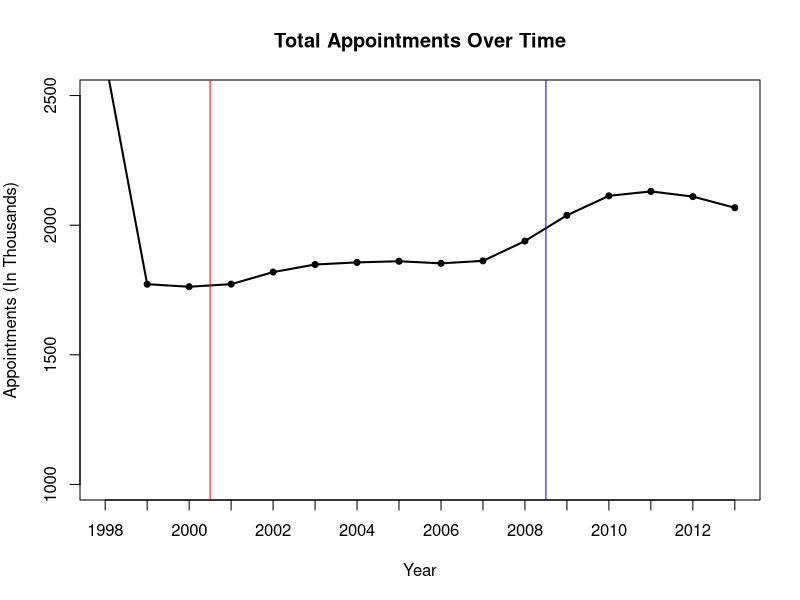
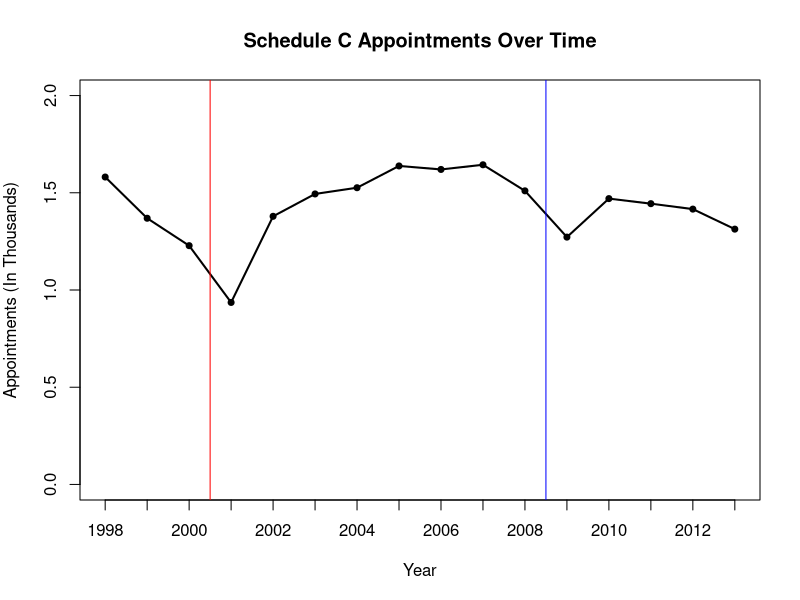
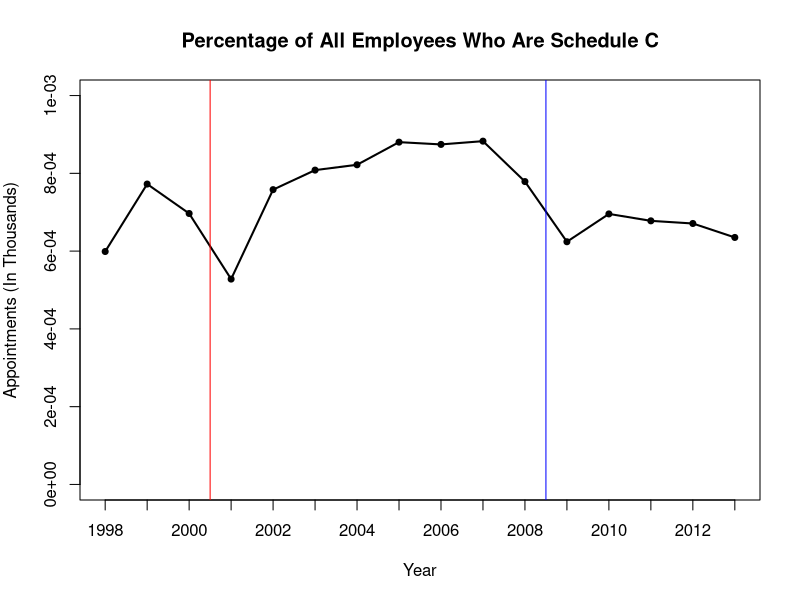
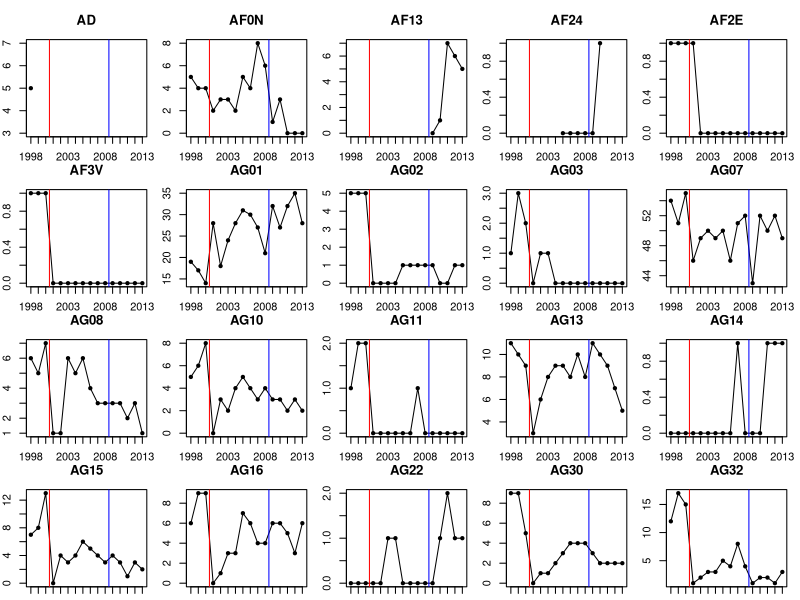
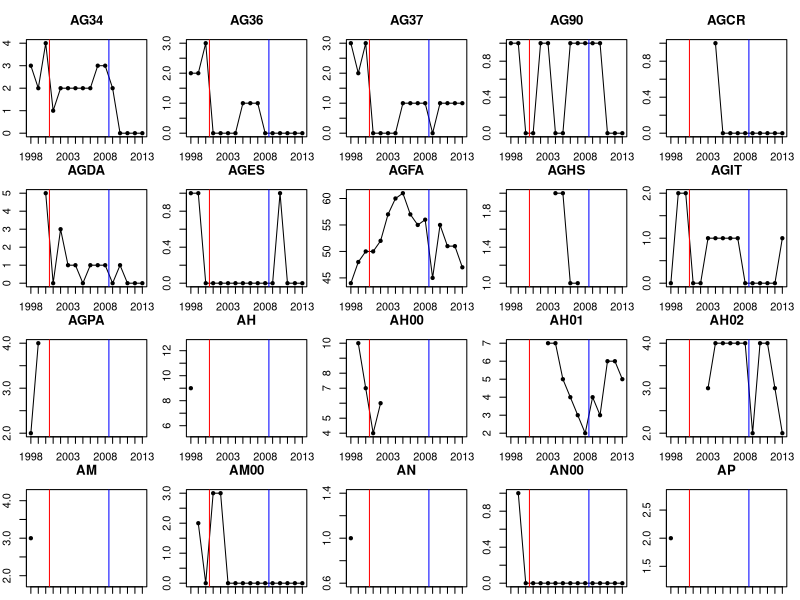
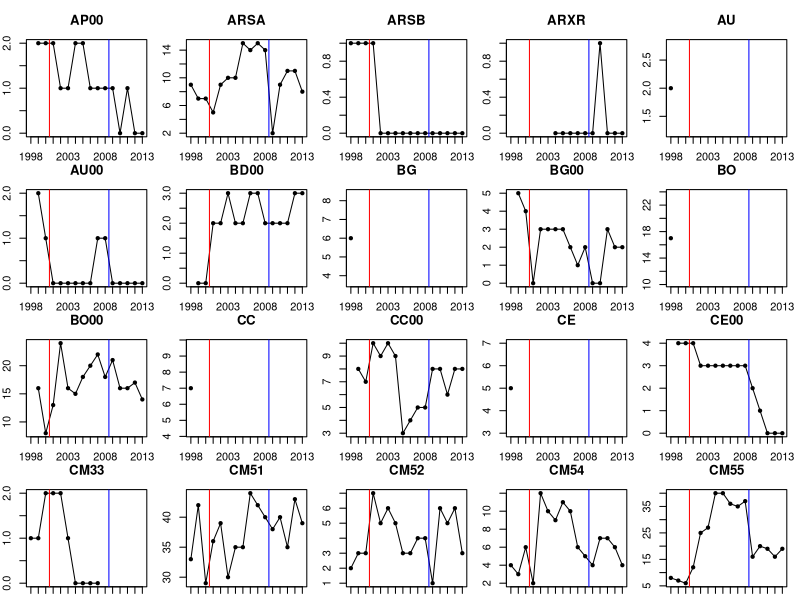
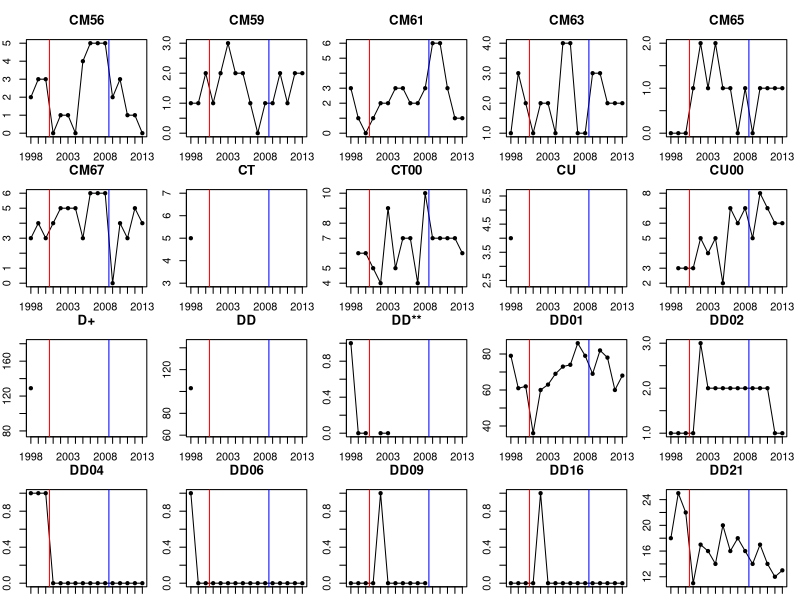
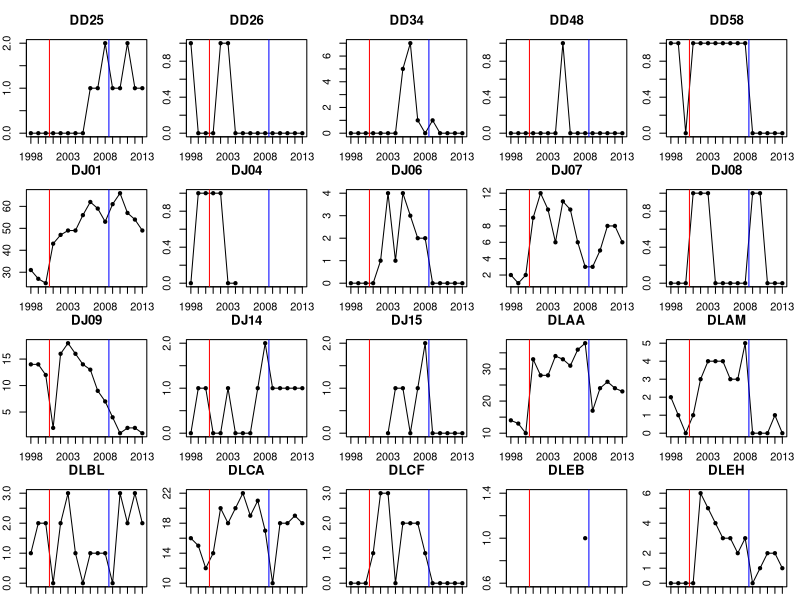

These figures' R source, in order: (Note: this script raises an error after producing the figures.)
setwd("C:/Users/emily m/Documents/GitHub/TYP")
##Data

subber<-function(i, data, dupl=dupl){
  x<-data[dupl]
  y<-sub(x=x[i], pattern="^[A-Z]{2}-",replacement=paste(substr(x, 1,2)[i], "00", "-", sep=""))
  return(y)
}

##################################September 2013#####################
Sept13<-read.csv("Sept2013Apts.csv", stringsAsFactors=FALSE)
names13<-c("Agency", "CS.Career13", "CD.CareerCond13", "P.ES.SCA13", "P.ES.SCB13", "P.ES.SCD13", 
         "ES.Exec13", "ES.Other13", "SES.Career13", "SES.NonCareer13", "P.Unspec13", 
         "Total.Permanent13", "NP.CS13", "NP.ES.SCA13", "NP.ES.SCB13", "NP.ES.SCC13",
         "NP.ES.SCD13", "NP.ES.Exec13", "NP.ES.Other13", "NP.SES.LimTerm13", "NP.SES.LimEmerg13", 
         "Total.NonPermanent13", "Unspecified13", "Total.Appts13")

colnames(Sept13)<-names13

stringlist<-  strsplit(Sept13$Agency, "-")

##Get first part for ID
abbrlist<-character(length(stringlist))

for(i in 1:nrow(Sept13)){
  abbrlist[i]<-stringlist[[i]][1]
}

Sept13$id<-abbrlist

##################################September 2012####################################
Sept12<-read.csv("Sept2012Apts..csv", stringsAsFactors=FALSE)

names12<-c("Agency", "CS.Career12", "CD.CareerCond12", "P.ES.SCA12", "P.ES.SCB12", "P.ES.SCD12", 
           "ES.Exec12", "ES.Other12", "SES.Career12", "SES.NonCareer12", "P.Unspec12", 
           "Total.Permanent12", "NP.CS12", "NP.ES.SCA12", "NP.ES.SCB12", "NP.ES.SCC12",
           "NP.ES.SCD12", "NP.ES.Exec12", "NP.ES.Other12", "NP.SES.LimTerm12", "NP.SES.LimEmerg12", 
           "Total.NonPermanent12", "Unspecified12", "Total.Appts12")
colnames(Sept12)<-names12

stringlist<-  strsplit(Sept12$Agency, "-")

##Get first part for ID
abbrlist<-character(length(stringlist))

for(i in 1:nrow(Sept12)){
  abbrlist[i]<-stringlist[[i]][1]
}

Sept12$id<-abbrlist

##################################September 2011####################
Sept11<-read.csv("Sept2011Apts.csv", stringsAsFactors=FALSE)

names11<-c("Agency", "CS.Career11", "CD.CareerCond11", "P.ES.SCA11", "P.ES.SCB11", "ES.Exec11", 
           "ES.Other11", "SES.Career11", "SES.NonCareer11", "P.Unspec11", "Total.Permanent11", 
           "NP.CS11", "NP.ES.SCA11", "NP.ES.SCB11", "NP.ES.SCC11", "NP.ES.Exec11", "NP.ES.Other11",
           "NP.SES.LimTerm11", "NP.SES.LimEmerg11", "Total.NonPermanent11", "Unspecified11", 
           "Total.Appts11")

colnames(Sept11)<-names11

stringlist<-  strsplit(Sept11$Agency, "-")

##Get first part for ID
abbrlist<-character(length(stringlist))

for(i in 1:nrow(Sept11)){
  abbrlist[i]<-stringlist[[i]][1]
}

Sept11$id<-abbrlist
##################################September 2010######################
Sept10<-read.csv("Sept2010Apts.csv", stringsAsFactors=FALSE)

names10<-c("Agency", "CS.Career10", "CD.CareerCond10", "P.ES.SCA10", "P.ES.SCB10", "ES.Exec10", 
           "ES.Other10", "SES.Career10", "SES.NonCareer10", "P.Unspec10", "Total.Permanent10", 
           "NP.CS10", "NP.ES.SCA10", "NP.ES.SCB10", "NP.ES.SCC10", "NP.ES.Exec10", "NP.ES.Other10",
           "NP.SES.LimTerm10", "NP.SES.LimEmerg10", "Total.NonPermanent10", "Unspecified10", 
           "Total.Appts10")

colnames(Sept10)<-names10

stringlist<-  strsplit(Sept10$Agency, "-")

##Get first part for ID
abbrlist<-character(length(stringlist))

for(i in 1:nrow(Sept10)){
  abbrlist[i]<-stringlist[[i]][1]
}

Sept10$id<-abbrlist

##################################September 2009########################################
Sept09<-read.csv("Sept2009Apts.csv", stringsAsFactors=FALSE)

names09<-c("Agency", "CS.Career09", "CD.CareerCond09", "P.ES.SCA09", "P.ES.SCB09", "ES.Exec09", 
           "ES.Other09", "SES.Career09", "SES.NonCareer09", "P.Unspec09", "Total.Permanent09", 
           "NP.CS09", "NP.ES.SCA09", "NP.ES.SCB09", "NP.ES.SCC09", "NP.ES.Exec09", "NP.ES.Other09",
           "NP.SES.LimTerm09", "NP.SES.LimEmerg09", "Total.NonPermanent09", "Unspecified09", 
           "Total.Appts09")

colnames(Sept09)<-names09

stringlist<-  strsplit(Sept09$Agency, "-")

##Get first part for ID
abbrlist<-character(length(stringlist))

for(i in 1:nrow(Sept09)){
  abbrlist[i]<-stringlist[[i]][1]
}

Sept09$id<-abbrlist

##################################September 2008########################################
Sept08<-read.csv("Sept2008Apts.csv", stringsAsFactors=FALSE)

names08<-c("Agency", "CS.Career08", "CD.CareerCond08", "P.ES.SCA08", "P.ES.SCB08", "ES.Exec08", 
           "ES.Other08", "SES.Career08", "SES.NonCareer08", "P.Unspec08", "Total.Permanent08", 
           "NP.CS08", "NP.ES.SCA08", "NP.ES.SCB08", "NP.ES.SCC08", "NP.ES.Exec08", "NP.ES.Other08",
           "NP.SES.LimTerm08", "NP.SES.LimEmerg08", "Total.NonPermanent08", "Unspecified08", 
           "Total.Appts08")

colnames(Sept08)<-names08

stringlist<-  strsplit(Sept08$Agency, "-")

##Get first part for ID
abbrlist<-character(length(stringlist))

for(i in 1:nrow(Sept08)){
  abbrlist[i]<-stringlist[[i]][1]
}

Sept08$id<-abbrlist

##################################September 2007########################################
Sept07<-read.csv("Sept2007Apts.csv", stringsAsFactors=FALSE)

names07<-c("Agency", "CS.Career07", "CD.CareerCond07", "P.ES.SCA07", "P.ES.SCB07", "ES.Exec07", 
           "ES.Other07", "SES.Career07", "SES.NonCareer07", "P.Unspec07", "Total.Permanent07", 
           "NP.CS07", "NP.ES.SCA07", "NP.ES.SCB07", "NP.ES.SCC07", "NP.ES.Exec07", "NP.ES.Other07",
           "NP.SES.LimTerm07", "NP.SES.LimEmerg07", "Total.NonPermanent07", "Unspecified07", 
           "Total.Appts07")

colnames(Sept07)<-names07

stringlist<-  strsplit(Sept07$Agency, "-")

##Get first part for ID
abbrlist<-character(length(stringlist))

for(i in 1:nrow(Sept07)){
  abbrlist[i]<-stringlist[[i]][1]
}

Sept07$id<-abbrlist

##################################September 2006########################################
Sept06<-read.csv("Sept2006Apts.csv", stringsAsFactors=FALSE)

names06<-c("Agency", "CS.Career06", "CD.CareerCond06", "P.ES.SCA06", "P.ES.SCB06", "ES.Exec06", 
           "ES.Other06", "SES.Career06", "SES.NonCareer06", "P.Unspec06", "Total.Permanent06", 
           "NP.CS06", "NP.ES.SCA06", "NP.ES.SCB06", "NP.ES.SCC06", "NP.ES.Exec06", "NP.ES.Other06",
           "NP.SES.LimTerm06", "NP.SES.LimEmerg06", "Total.NonPermanent06", "Unspecified06", 
           "Total.Appts06")

colnames(Sept06)<-names06

stringlist<-  strsplit(Sept06$Agency, "-")

##Get first part for ID
abbrlist<-character(length(stringlist))

for(i in 1:nrow(Sept06)){
  abbrlist[i]<-stringlist[[i]][1]
}

Sept06$id<-abbrlist

##################################September 2005########################################
Sept05<-read.csv("Sept2005Apts.csv", stringsAsFactors=FALSE)

names05<-c("Agency", "CS.Career05", "CD.CareerCond05", "P.ES.SCA05", "P.ES.SCB05", "ES.Exec05", 
           "ES.Other05", "SES.Career05", "SES.NonCareer05", "P.Unspec05", "Total.Permanent05", 
           "NP.CS05", "NP.ES.SCA05", "NP.ES.SCB05", "NP.ES.SCC05", "NP.ES.Exec05", "NP.ES.Other05",
           "NP.SES.LimTerm05", "NP.SES.LimEmerg05", "Total.NonPermanent05", "Unspecified05", 
           "Total.Appts05")

colnames(Sept05)<-names05

stringlist<-  strsplit(Sept05$Agency, "-")

##Get first part for ID
abbrlist<-character(length(stringlist))

for(i in 1:nrow(Sept05)){
  abbrlist[i]<-stringlist[[i]][1]
}

Sept05$id<-abbrlist

##################################September 2004########################################
Sept04<-read.csv("Sept2004Apts.csv", stringsAsFactors=FALSE)

names04<-c("Agency", "CS.Career04", "CD.CareerCond04", "P.ES.SCA04", "P.ES.SCB04", "ES.Exec04", 
           "ES.Other04", "SES.Career04", "SES.NonCareer04", "P.Unspec04", "Total.Permanent04", 
           "NP.CS04", "NP.ES.SCA04", "NP.ES.SCB04", "NP.ES.SCC04", "NP.ES.Exec04", "NP.ES.Other04",
           "NP.SES.LimTerm04", "NP.SES.LimEmerg04", "Total.NonPermanent04", "Unspecified04", 
           "Total.Appts04")

colnames(Sept04)<-names04

stringlist<-  strsplit(Sept04$Agency, "-")

##Get first part for ID
abbrlist<-character(length(stringlist))

for(i in 1:nrow(Sept04)){
  abbrlist[i]<-stringlist[[i]][1]
}

Sept04$id<-abbrlist

##################################September 2003########################################
Sept03<-read.csv("Sept2003Apts2.csv", stringsAsFactors=FALSE)
Sept03<-Sept03[,-1]
names03<-c("Agency", "CS.Career03", "CD.CareerCond03", "P.ES.SCA03", "P.ES.SCB03", "ES.Exec03", 
           "ES.Other03", "SES.Career03", "SES.NonCareer03", "P.Unspec03", "Total.Permanent03", 
           "NP.CS03", "NP.ES.SCA03", "NP.ES.SCB03", "NP.ES.SCC03", "NP.ES.Exec03", "NP.ES.Other03",
           "NP.SES.LimTerm03", "NP.SES.LimEmerg03", "Total.NonPermanent03", "Unspecified03", 
           "Total.Appts03")

colnames(Sept03)<-names03

stringlist<-  strsplit(Sept03$Agency, "-")

##Get first part for ID
abbrlist<-character(length(stringlist))

for(i in 1:nrow(Sept03)){
  abbrlist[i]<-stringlist[[i]][1]
}

Sept03$id<-abbrlist

##################################September 2002########################################
Sept02<-read.csv("Sept2002Apts.csv", stringsAsFactors=FALSE)

names02<-c("Agency", "CS.Career02", "CD.CareerCond02", "P.ES.SCA02", "P.ES.SCB02", "ES.Exec02", 
           "ES.Other02", "SES.Career02", "SES.NonCareer02", "P.Unspec02", "Total.Permanent02", 
           "NP.CS02", "NP.ES.SCA02", "NP.ES.SCB02", "NP.ES.SCC02", "NP.ES.Exec02", "NP.ES.Other02",
           "NP.SES.LimTerm02", "NP.SES.LimEmerg02", "Total.NonPermanent02", "Unspecified02", 
           "Total.Appts02")

colnames(Sept02)<-names02

dupl<-grep("^[A-Z]{2}-", Sept02$Agency)

renames<-unlist(lapply(1:length(dupl), FUN=subber, Sept02$Agency, dupl))

Sept02$Agency[dupl]<-renames

stringlist<-  strsplit(Sept02$Agency, "-")

##Get first part for ID
abbrlist<-character(length(stringlist))

for(i in 1:nrow(Sept02)){
  abbrlist[i]<-stringlist[[i]][1]
}

Sept02$id<-abbrlist

##################################September 2001########################################
Sept01<-read.csv("Sept2001Apts.csv", stringsAsFactors=FALSE)

names01<-c("Agency", "CS.Career01", "CD.CareerCond01", "P.ES.SCA01", "P.ES.SCB01", "ES.Exec01", 
           "ES.Other01", "SES.Career01", "SES.NonCareer01", "P.Unspec01", "Total.Permanent01", 
           "NP.CS01", "NP.ES.SCA01", "NP.ES.SCB01", "NP.ES.SCC01", "NP.ES.Exec01", "NP.ES.Other01",
           "NP.SES.LimTerm01", "NP.SES.LimEmerg01", "Total.NonPermanent01", "Unspecified01", 
           "Total.Appts01")

colnames(Sept01)<-names01

dupl<-  dupl<-grep("^[A-Z]{2}-", Sept01$Agency)

renames<-unlist(lapply(1:length(dupl), FUN=subber, Sept01$Agency, dupl))

Sept01$Agency[dupl]<-renames

stringlist<-  strsplit(Sept01$Agency, "-")

##Get first part for ID
abbrlist<-character(length(stringlist))

for(i in 1:nrow(Sept01)){
  abbrlist[i]<-stringlist[[i]][1]
}
Sept01$id<-abbrlist

##################################September 2000########################################
Sept00<-read.csv("Sept2000Apts.csv", stringsAsFactors=FALSE)

names00<-c("Agency", "CS.Career00", "CD.CareerCond00", "P.ES.SCA00", "P.ES.SCB00", "ES.Exec00", 
           "ES.Other00", "SES.Career00", "SES.NonCareer00", "P.Unspec00", "Total.Permanent00", 
           "NP.CS00", "NP.ES.SCA00", "NP.ES.SCB00", "NP.ES.SCC00", "NP.ES.Exec00", "NP.ES.Other00",
           "NP.SES.LimTerm00", "NP.SES.LimEmerg00", "Total.NonPermanent00", "Unspecified00", 
           "Total.Appts00")

colnames(Sept00)<-names00

dupl<-  dupl<-grep("^[A-Z]{2}-", Sept00$Agency)

renames<-unlist(lapply(1:length(dupl), FUN=subber, Sept00$Agency, dupl))

Sept00$Agency[dupl]<-renames

stringlist<-  strsplit(Sept00$Agency, "-")

##Get first part for ID
abbrlist<-character(length(stringlist))

for(i in 1:nrow(Sept00)){
  abbrlist[i]<-stringlist[[i]][1]
}

Sept00$id<-abbrlist

##################################September 1999########################################
Sept99<-read.csv("Sept1999Apts.csv", stringsAsFactors=FALSE)

names99<-c("Agency", "CS.Career99", "CD.CareerCond99", "P.ES.SCA99", "P.ES.SCB99", "ES.Exec99", 
           "ES.Other99", "SES.Career99", "SES.NonCareer99", "P.Unspec99", "Total.Permanent99", 
           "NP.CS99", "NP.ES.SCA99", "NP.ES.SCB99", "NP.ES.SCC99", "NP.ES.Exec99", "NP.ES.Other99",
           "NP.SES.LimTerm99", "NP.SES.LimEmerg99", "Total.NonPermanent99", "Unspecified99", 
           "Total.Appts99")

colnames(Sept99)<-names99

dupl<-  dupl<-grep("^[A-Z]{2}-", Sept99$Agency)
renames<-unlist(lapply(1:length(dupl), FUN=subber, Sept99$Agency, dupl))
Sept99$Agency[dupl]<-renames

stringlist<-  strsplit(Sept99$Agency, "-")

##Get first part for ID
abbrlist<-character(length(stringlist))

for(i in 1:nrow(Sept99)){
  abbrlist[i]<-stringlist[[i]][1]
}

Sept99$id<-abbrlist

##################################September 1998########################################
Sept98<-read.csv("Sept1998Apts.csv", stringsAsFactors=FALSE)

names98<-c("Agency", "CS.Career98", "CD.CareerCond98", "P.ES.SCA98", "P.ES.SCB98", "ES.Exec98", 
           "ES.Other98", "SES.Career98", "SES.NonCareer98", "P.Unspec98", "Total.Permanent98", 
           "NP.CS98", "NP.ES.SCA98", "NP.ES.SCB98", "NP.ES.SCC98", "NP.ES.Exec98", "NP.ES.Other98",
           "NP.SES.LimTerm98", "NP.SES.LimEmerg98", "Total.NonPermanent98", "Unspecified98", 
           "Total.Appts98")

colnames(Sept98)<-names98

stringlist<-  strsplit(Sept98$Agency, "-")

##Get first part for ID
abbrlist<-character(length(stringlist))

for(i in 1:nrow(Sept98)){
  abbrlist[i]<-stringlist[[i]][1]
}

Sept98$id<-abbrlist

######################Merging###############################
Apts<-merge(Sept13, Sept12, by="id", all.x=TRUE, all.y=TRUE)
Apts2<-merge(Sept11,Sept10, by="id", all.x=TRUE, all.y=TRUE)
Apts3<-merge(Sept09,Sept08, by="id", all.x=TRUE, all.y=TRUE)
Apts4<-merge(Sept07,Sept06, by="id", all.x=TRUE, all.y=TRUE)
Apts5<-merge(Sept05,Sept04, by="id", all.x=TRUE, all.y=TRUE)
Apts6<-merge(Sept03,Sept02, by="id", all.x=TRUE, all.y=TRUE)
Apts7<-merge(Sept01,Sept00, by="id", all.x=TRUE, all.y=TRUE)  
Apts8<-merge(Sept99,Sept98, by="id", all.x=TRUE, all.y=TRUE)

Apts9<-merge(Apts,Apts2, by="id", all.x=TRUE, all.y=TRUE)
Apts10<-merge(Apts3,Apts4, by="id", all.x=TRUE, all.y=TRUE)
Apts11<-merge(Apts5,Apts6, by="id", all.x=TRUE, all.y=TRUE)
Apts12<-merge(Apts7,Apts8, by="id", all.x=TRUE, all.y=TRUE)

Apts13<-merge(Apts9,Apts10, by="id", all.x=TRUE, all.y=TRUE)
Apts14<-merge(Apts11,Apts12, by="id", all.x=TRUE, all.y=TRUE)

Apts<-merge(Apts13,Apts14, by="id", all.x=TRUE, all.y=TRUE)

#write.csv(Apts, "Sept98thru13Apts.csv", append=TRUE)
###############################################


##Checks out
sum(Apts$Total.Appts00, na.rm=TRUE)

##find all columns with Agency in title
#ind<-grep("Agency", colnames(Apts))
##Find which ones are not NA and use that for the row
#Agency<-character(nrow(Apts))
#for(i in 1:length(Agency)){
#  Agency[i]<-na.omit(unlist(Apts[i,ind]))[1]
#}
#Apts$Agency<-Agency
##Remove extra columns
#Apts<-Apts[,-ind]

##Get the total appointments for all agencies over time

TotalOverTime<-rev(apply(Apts[,grep("Total.Appts",colnames(Apts))], 2,FUN=sum, na.rm=TRUE))

##Get the total for all Schedule C over time
colsSC<-grep("NP.ES.SCC", colnames(Apts))

TotalSCOverTime<-rev(apply(Apts[,colsSC], 2,FUN=sum, na.rm=TRUE))

par(mfrow=c(1,1),mar=c(5, 4, 4, 2))
plot(y=TotalOverTime/1000,x=c(1998:2013),xlim=c(1998,2013), xlab="Year", 
     ylab="Appointments (In Thousands)", xaxp=c(1998,2013, 15),
     pch=20, type='o', ylim=c(1000,2500),
     col="black", lwd=2, 
     main="Total Appointments Over Time")
abline(v=2000.5, col="red")
abline(v=2008.5, col="blue")

plot(y=TotalSCOverTime/1000,x=c(1998:2013), xlim=c(1998,2013), xlab="Year", 
     ylab="Appointments (In Thousands)", xaxp=c(1998,2013, 15),
     pch=20, type='o', ylim=c(0,2),
     col="black", lwd=2, 
     main="Schedule C Appointments Over Time")
abline(v=2000.5, col="red")
abline(v=2008.5, col="blue")

plot(y=TotalSCOverTime/TotalOverTime, x=c(1998:2013), 
     xlim=c(1998,2013), xlab="Year", 
     ylab="Appointments (In Thousands)", xaxp=c(1998,2013, 15),
     pch=20, type='o', ylim=c(0,.001),
     col="black", lwd=2, ,
     main="Percentage of All Employees Who Are Schedule C")
abline(v=2000.5, col="red")
abline(v=2008.5, col="blue")


#write.csv(Apts, "Appointments1998thru2013.csv")

##Discover which agencies have had SC appointments at all in the time period

AnySCs<-apply(Apts[,colsSC]>0, 1, any, na.rm=TRUE)

SCindex<-which(AnySCs==TRUE)

totals<-grep("Total.Appts", colnames(Apts))

##Plot
par(mfrow=c(4,5), mar=c(1,2,3,1))
for(i in SCindex){
  plot(rev(unlist(Apts[i,colsSC])),x=1998:2013, pch=20, main=Apts$id[i],
       ylab="SC Appointments", xlab="Year", type="o", xaxp=c(1998, 2013, 15))
  abline(v=2000.5, col="red")
  abline(v=2008.5, col="blue")
}

for(i in SCindex){
  plot(rev(unlist(Appoint[i,colsSC]))/rev(unlist(Appoint[i,totals])),x=1998:2013, pch=20, main=Appoint$id[i],
       ylab="SC Appointments", xlab="Year", type="o", xaxp=c(1998, 2013, 15),
       ylim=c(0,1))
  abline(v=2000.5, col="red")
  abline(v=2008.5, col="blue")
}

detach(Appoint)

Sept03[,c(1,22)]
